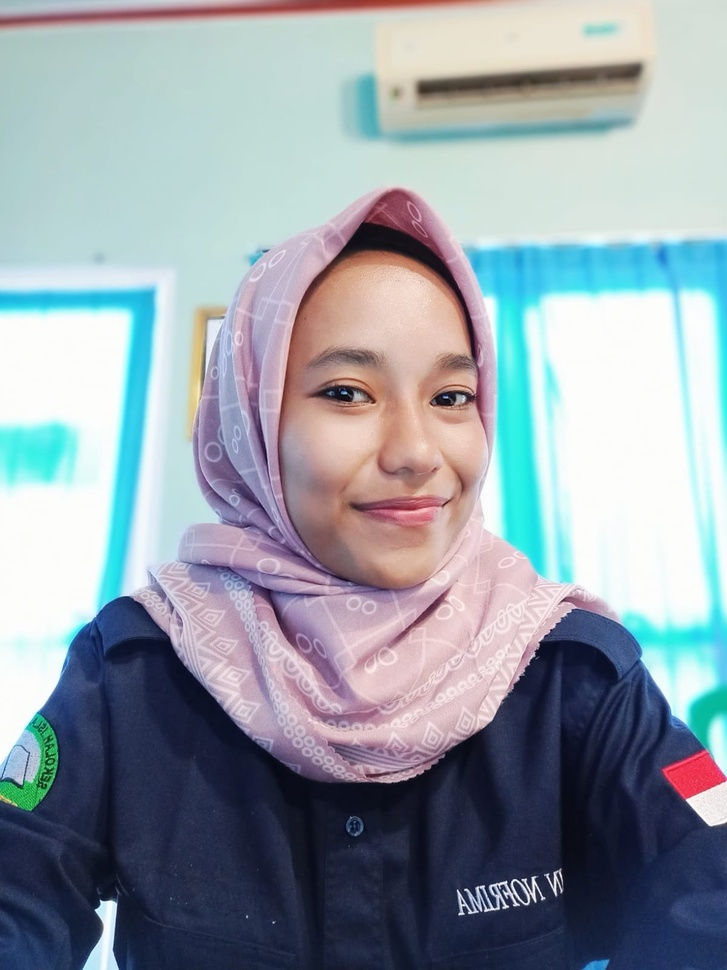
#> input picture image.jpg, 727 x 970 px, shrunk from 1200 x 1600 before the run
$ python KNN.py
#> lines starting #> are read from the running program, lines starting #| are printed output that depends on the picture
import numpy as np
import matplotlib.pyplot as plt
import cv2
from sklearn.neighbors import KNeighborsClassifier

# Membaca gambar
image = cv2.imread('image.jpg')  # Ganti 'image.jpg dengan path gambar Anda
#> image is the input picture: shape (970, 727, 3); mean B, G, R 166.8, 158, 147.1
image = cv2.cvtColor(image, cv2.COLOR_BGR2RGB)  # Mengubah warna gambar dari BGR ke RGB

# Mengubah gambar menjadi array 2D
pixels = image.reshape(-1, 3)  # Mengubah gambar menjadi bentuk (jumlah piksel, 3) untuk RGB

# Menentukan jumlah cluster
k = 3  # Jumlah cluster yang ingin dicari

# Membuat model KNN
knn = KNeighborsClassifier(n_neighbors=1)

# Menetapkan titik data secara acak ke salah satu dari k cluster
np.random.seed(0)
random_indices = np.random.choice(len(pixels), size=k, replace=False)
#> random_indices = [692458, 309661, 405367]
centers = pixels[random_indices]
#> centers = [[32, 42, 67], [194, 250, 251], [219, 186, 169]]

# Menginisialisasi variabel
prev_centers = np.zeros(centers.shape)
#> prev_centers = [[0, 0, 0], [0, 0, 0], [0, 0, 0]]
max_iterations = 10  # Jumlah iterasi maksimum
iteration = 0
converged = False

while not converged and iteration < max_iterations:
    # Menghitung jarak titik data dari pusat cluster
    distances = np.linalg.norm(pixels[:, np.newaxis] - centers, axis=2)

    # Menetapkan titik data ke cluster terdekat
    labels = np.argmin(distances, axis=1)

    # Menghitung pusat cluster baru
    new_centers = np.array([pixels[labels == i].mean(axis=0) for i in range(k)])

    # Memeriksa konvergensi
    if np.all(centers == new_centers):
        converged = True

    centers = new_centers
    iteration += 1
#> after the loop, iteration = 10

# Mengubah label menjadi gambar segmentasi
segmentation_image = np.reshape(labels, image.shape[:2])
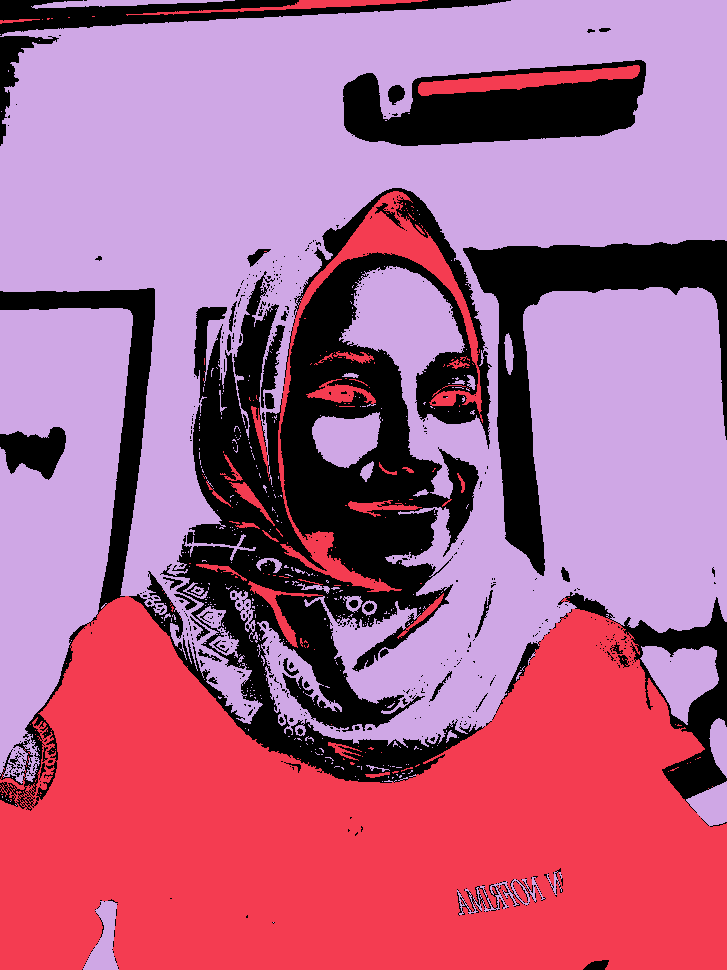
#> segmentation_image: shape (970, 727) int64; 3 distinct labels, from 0 to 2; one colour per label, 0 black

# Menampilkan gambar segmentasi
plt.imshow(segmentation_image, cmap='viridis')
plt.title('Segmentasi Gambar')
plt.show()
